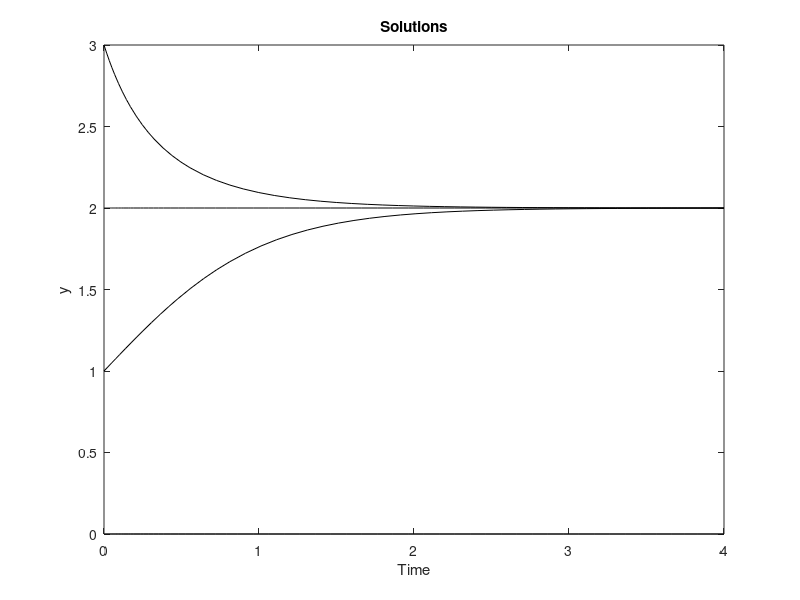
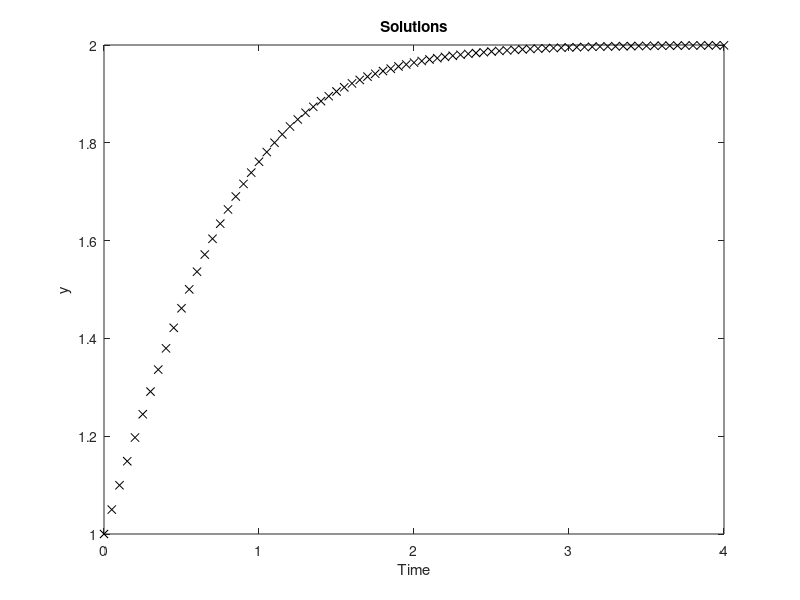
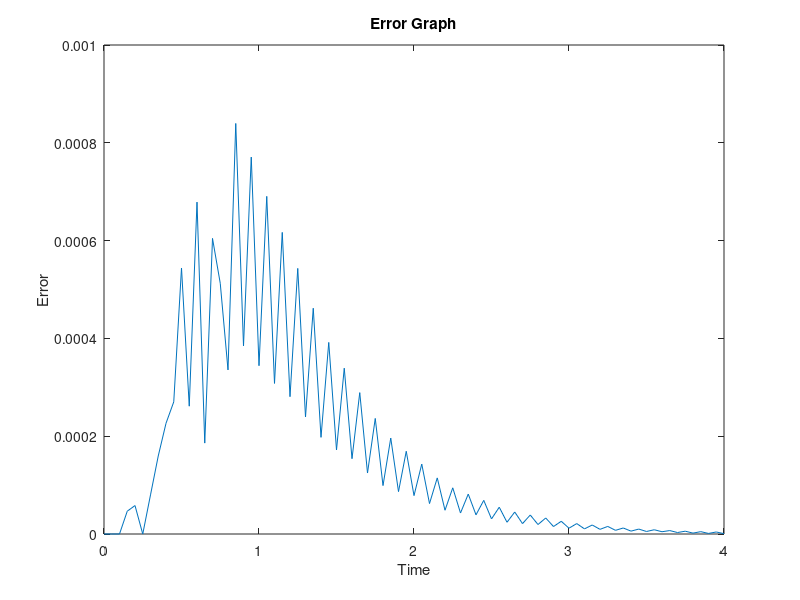
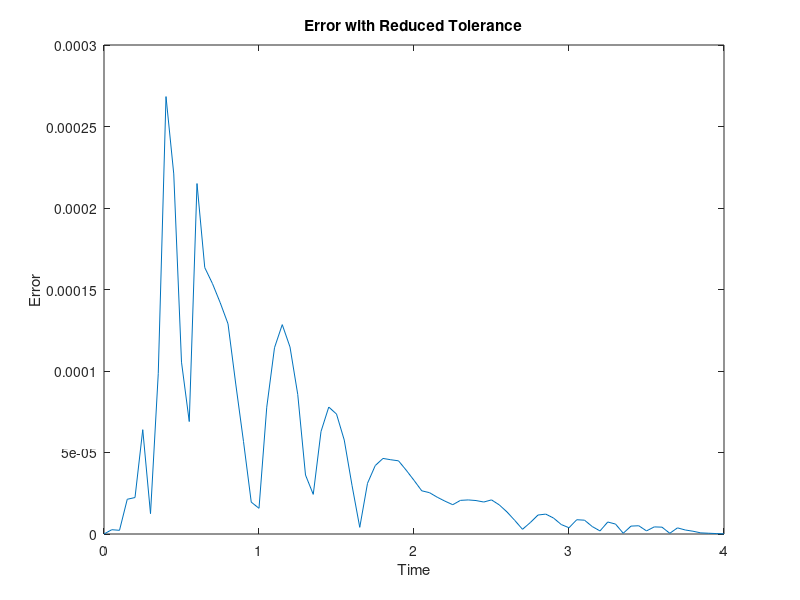

The MATLAB source for these figures, in order:
% Julian Chaoul 
 
funh = @(t,y) -y^2 + 2*y;

tspan = [0 4];
initialConditions = 0:1:3;
teven = 0:0.05:4;

figure; 
for ii = initialConditions
    [t,y] = ode45(funh,tspan,ii);
    plot(t,y,'k-');
    hold on; 
    
end
xlabel('Time');
ylabel('y');
title('Solutions');

%% Part 1
funh = @(t,y) -y^2 + 2*y;

figure; 
tspan = [0 4];
initialConditions = 1;
teven = 0:0.05:4;
[t,y] = ode45(funh,tspan,initialConditions);
yeven = interp1(t,y,teven);
plot(teven,yeven,'kx');
xlabel('Time');
ylabel('y');
title('Solutions');

% vect will be the placeholder of the exact values 
vect = zeros(size(teven));
for ii = 1 : length(vect)
    vect(ii) = 1 / (.5 + (.5*exp(-2*teven(ii)))); 
end
disp(vect);

error = abs(yeven - vect);
figure;
plot(teven, error);
xlabel('Time');
ylabel('Error');
title('Error Graph');

options = odeset('RelTol',1e-7);
[t, y] = ode45(funh, tspan, 1, options);
newYinterp = interp1(t, y, teven);
newError = abs(newYinterp - vect);
figure; 
plot(teven,newError);
xlabel('Time');
ylabel('Error');
title('Error with Reduced Tolerance');

%% solution to ODE  = C1 + C2e^-2t - t 
funh = @(t,y) [y(2); -2*y(2) - 2*y(1)];
y0 =[0;1];
tspan = [0 5];
[t, y] = ode45(funh, tspan, y0);


figure;
plot(t, y(:,1),'m');
hold on; 
plot(t, y(:,2),'b');
xlabel('Time');
ylabel('Solution');
title('2y'' + 2y + 2 = 0');

teven = 0:0.05:5;
yeven = interp1(t,y(:,1),teven);
zeven = interp1(t,y(:,2),teven);
yexact = 1*exp(-2*teven) - teven;

error = abs(yeven - yexact);
figure;
plot(teven, error, 'k');
xlabel('t');
ylabel('Error');

figure; 
plot(y(:,1),y(:,2)','k');
xlabel('y');
ylabel('z');
title('Phase Diagram');








